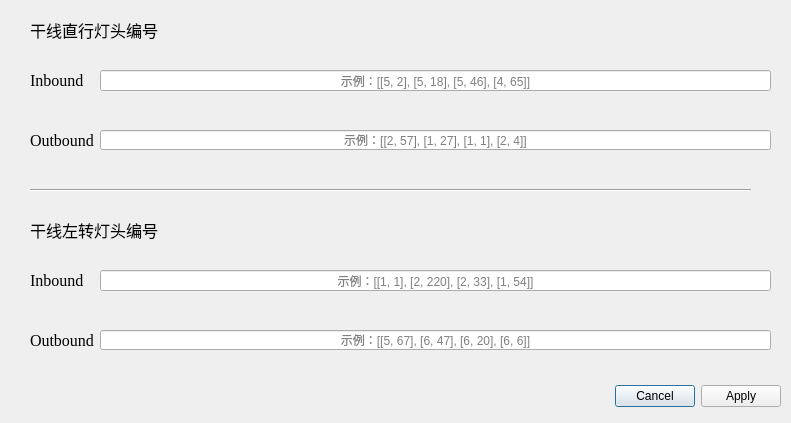
<?xml version="1.0" encoding="UTF-8"?>
<ui version="4.0">
 <class>SingalData</class>
 <widget class="QDialog" name="SingalData">
  <property name="geometry">
   <rect>
    <x>0</x>
    <y>0</y>
    <width>791</width>
    <height>423</height>
   </rect>
  </property>
  <property name="windowTitle">
   <string>配时数据</string>
  </property>
  <property name="windowIcon">
   <iconset>
    <normaloff>icon_sub/singaldata.png</normaloff>icon_sub/singaldata.png</iconset>
  </property>
  <widget class="QDialogButtonBox" name="buttonBoxSingaldataCtro">
   <property name="geometry">
    <rect>
     <x>610</x>
     <y>380</y>
     <width>171</width>
     <height>32</height>
    </rect>
   </property>
   <property name="orientation">
    <enum>Qt::Horizontal</enum>
   </property>
   <property name="standardButtons">
    <set>QDialogButtonBox::Apply|QDialogButtonBox::Cancel</set>
   </property>
  </widget>
  <widget class="QLabel" name="label_singalnumOut">
   <property name="geometry">
    <rect>
     <x>30</x>
     <y>130</y>
     <width>70</width>
     <height>20</height>
    </rect>
   </property>
   <property name="font">
    <font>
     <family>Times New Roman</family>
     <pointsize>12</pointsize>
    </font>
   </property>
   <property name="text">
    <string>Outbound</string>
   </property>
  </widget>
  <widget class="QLineEdit" name="lineEdit_singalnumOutinput">
   <property name="geometry">
    <rect>
     <x>100</x>
     <y>130</y>
     <width>671</width>
     <height>20</height>
    </rect>
   </property>
   <property name="text">
    <string/>
   </property>
   <property name="maxLength">
    <number>50000</number>
   </property>
   <property name="alignment">
    <set>Qt::AlignCenter</set>
   </property>
   <property name="placeholderText">
    <string>示例：[[2, 57], [1, 27], [1, 1], [2, 4]]</string>
   </property>
  </widget>
  <widget class="QLabel" name="label_singalnum">
   <property name="geometry">
    <rect>
     <x>30</x>
     <y>20</y>
     <width>141</width>
     <height>20</height>
    </rect>
   </property>
   <property name="font">
    <font>
     <family>宋体</family>
     <pointsize>12</pointsize>
    </font>
   </property>
   <property name="text">
    <string>干线直行灯头编号</string>
   </property>
  </widget>
  <widget class="QLineEdit" name="lineEdit_singalnumIninput">
   <property name="geometry">
    <rect>
     <x>100</x>
     <y>70</y>
     <width>671</width>
     <height>21</height>
    </rect>
   </property>
   <property name="text">
    <string/>
   </property>
   <property name="maxLength">
    <number>50000</number>
   </property>
   <property name="alignment">
    <set>Qt::AlignCenter</set>
   </property>
   <property name="placeholderText">
    <string>示例：[[5, 2], [5, 18], [5, 46], [4, 65]]</string>
   </property>
  </widget>
  <widget class="QLabel" name="label_singalnumIn">
   <property name="geometry">
    <rect>
     <x>30</x>
     <y>70</y>
     <width>70</width>
     <height>20</height>
    </rect>
   </property>
   <property name="font">
    <font>
     <family>Times New Roman</family>
     <pointsize>12</pointsize>
    </font>
   </property>
   <property name="text">
    <string>Inbound</string>
   </property>
  </widget>
  <widget class="Line" name="line_6">
   <property name="geometry">
    <rect>
     <x>30</x>
     <y>180</y>
     <width>721</width>
     <height>20</height>
    </rect>
   </property>
   <property name="orientation">
    <enum>Qt::Horizontal</enum>
   </property>
  </widget>
  <widget class="QLineEdit" name="lineEdit_singalnumLIninput">
   <property name="geometry">
    <rect>
     <x>100</x>
     <y>270</y>
     <width>671</width>
     <height>21</height>
    </rect>
   </property>
   <property name="text">
    <string/>
   </property>
   <property name="maxLength">
    <number>50000</number>
   </property>
   <property name="alignment">
    <set>Qt::AlignCenter</set>
   </property>
   <property name="placeholderText">
    <string>示例：[[1, 1], [2, 220], [2, 33], [1, 54]]</string>
   </property>
  </widget>
  <widget class="QLabel" name="label_singalnumLIn">
   <property name="geometry">
    <rect>
     <x>30</x>
     <y>270</y>
     <width>70</width>
     <height>20</height>
    </rect>
   </property>
   <property name="font">
    <font>
     <family>Times New Roman</family>
     <pointsize>12</pointsize>
    </font>
   </property>
   <property name="text">
    <string>Inbound</string>
   </property>
  </widget>
  <widget class="QLabel" name="label_singalnumLOut">
   <property name="geometry">
    <rect>
     <x>30</x>
     <y>330</y>
     <width>70</width>
     <height>20</height>
    </rect>
   </property>
   <property name="font">
    <font>
     <family>Times New Roman</family>
     <pointsize>12</pointsize>
    </font>
   </property>
   <property name="text">
    <string>Outbound</string>
   </property>
  </widget>
  <widget class="QLineEdit" name="lineEdit_singalnumLOutinput">
   <property name="geometry">
    <rect>
     <x>100</x>
     <y>330</y>
     <width>671</width>
     <height>20</height>
    </rect>
   </property>
   <property name="text">
    <string/>
   </property>
   <property name="maxLength">
    <number>50000</number>
   </property>
   <property name="alignment">
    <set>Qt::AlignCenter</set>
   </property>
   <property name="placeholderText">
    <string>示例：[[5, 67], [6, 47], [6, 20], [6, 6]]</string>
   </property>
  </widget>
  <widget class="QLabel" name="label_singalnumL">
   <property name="geometry">
    <rect>
     <x>30</x>
     <y>220</y>
     <width>141</width>
     <height>20</height>
    </rect>
   </property>
   <property name="font">
    <font>
     <family>宋体</family>
     <pointsize>12</pointsize>
    </font>
   </property>
   <property name="text">
    <string>干线左转灯头编号</string>
   </property>
  </widget>
 </widget>
 <resources/>
 <connections>
  <connection>
   <sender>buttonBoxSingaldataCtro</sender>
   <signal>accepted()</signal>
   <receiver>SingalData</receiver>
   <slot>accept()</slot>
   <hints>
    <hint type="sourcelabel">
     <x>695</x>
     <y>395</y>
    </hint>
    <hint type="destinationlabel">
     <x>395</x>
     <y>211</y>
    </hint>
   </hints>
  </connection>
  <connection>
   <sender>buttonBoxSingaldataCtro</sender>
   <signal>rejected()</signal>
   <receiver>SingalData</receiver>
   <slot>reject()</slot>
   <hints>
    <hint type="sourcelabel">
     <x>695</x>
     <y>395</y>
    </hint>
    <hint type="destinationlabel">
     <x>395</x>
     <y>211</y>
    </hint>
   </hints>
  </connection>
 </connections>
</ui>
